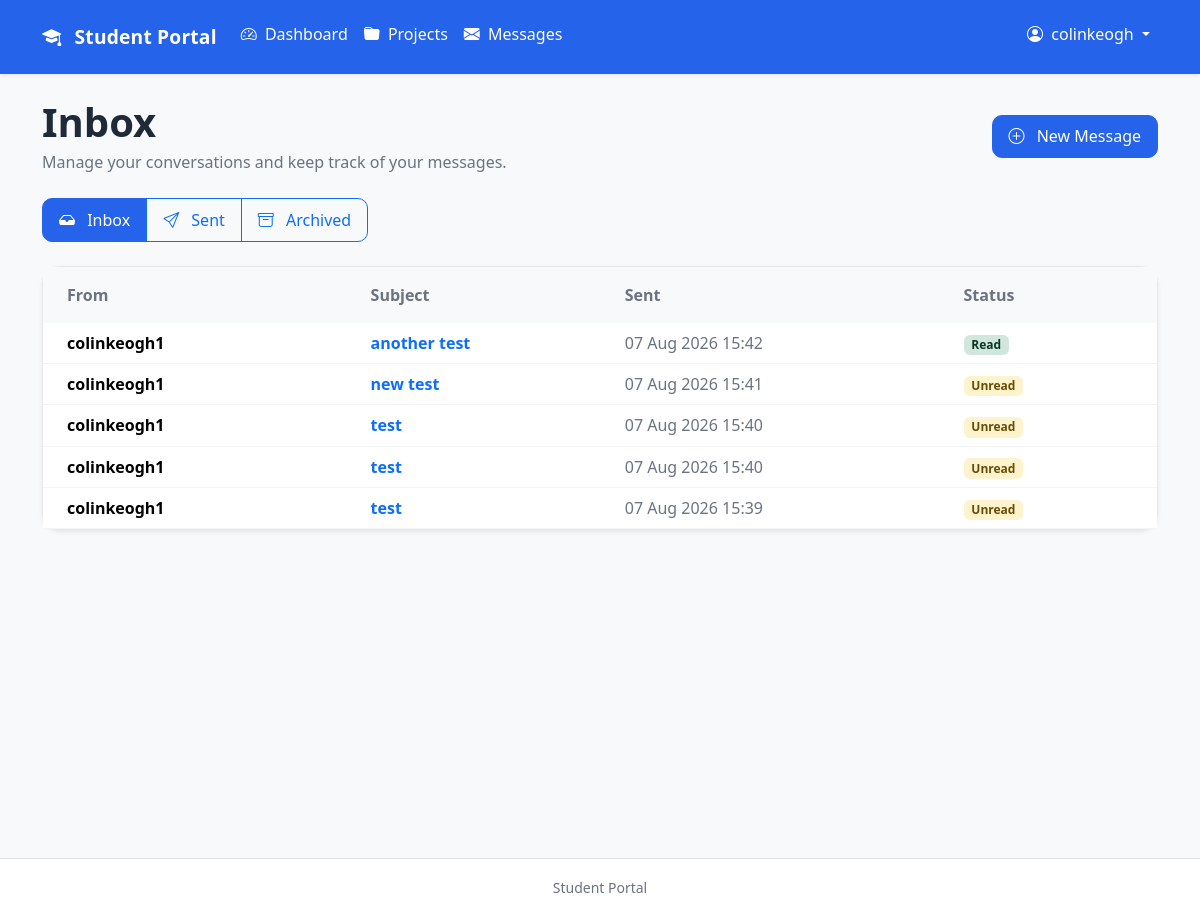
The app's page /messaging/ (signed in) with its own data.
### accounts/models.py (models this page shows)
class CustomUser(AbstractUser):
    pass

### messaging/models.py (models this page shows, shortened)
class Message(models.Model):
    sender = models.ForeignKey(
        settings.AUTH_USER_MODEL,
        on_delete=models.CASCADE,
        related_name="sent_messages",
    )
    recipient = models.ForeignKey(
        settings.AUTH_USER_MODEL,
        on_delete=models.CASCADE,
        related_name="received_messages",
    )
    subject = models.CharField(
        max_length=200,
    )
    body = models.TextField()
    sent_at = models.DateTimeField(
        auto_now_add=True,
    )
    is_read = models.BooleanField(
        default=False,
    )
    is_archived = models.BooleanField(
        default=False,
    )
    class Meta:
        ordering = ["-sent_at"]

### messaging/views.py (the view)
@login_required
def inbox(request):
    inbox_messages = Message.objects.filter(
        recipient=request.user,
        is_archived=False,
    )
    return render(
        request,
        "messaging/inbox.html",
        {
            "inbox_messages": inbox_messages,
        },
    )

### messaging/templates/messaging/inbox.html (shortened to what this page needs)
{% extends "base.html" %}
{% block content %}
<div class="container-fluid px-0">
    <div class="d-flex flex-column flex-md-row justify-content-between align-items-md-center gap-3 mb-4">
        <div>
            <h1 class="mb-1 fw-semibold">
                Inbox
            </h1>
            <p class="text-muted mb-0">
                Manage your conversations and keep track of your messages.
            </p>
        </div>
        <a
            href="{% url 'messaging:new' %}"
            class="btn btn-primary">
            <i class="bi bi-plus-circle me-2"></i>
            New Message
        </a>
    </div>
    <div class="mb-4">
        <div class="btn-group" role="group">
            <a
                href="{% url 'messaging:inbox' %}"
                class="btn btn-primary">
                <i class="bi bi-inbox-fill me-2"></i>
                Inbox
            </a>
            <a
                href="{% url 'messaging:sent' %}"
                class="btn btn-outline-primary">
                <i class="bi bi-send me-2"></i>
                Sent
            </a>
            <a
                href="{% url 'messaging:archived' %}"
                class="btn btn-outline-primary">
                <i class="bi bi-archive me-2"></i>
                Archived
            </a>
        </div>
    </div>
    {% if inbox_messages %}
        <div class="card shadow-sm">
            <div class="table-responsive">
                <table class="table table-hover align-middle mb-0">
                    <thead class="table-light">
                        <tr>
                            <th class="px-4 py-3">
                                From
                            </th>
                            <th class="py-3">
                                Subject
                            </th>
                            <th class="py-3">
                                Sent
                            </th>
                            <th class="py-3 pe-4">
                                Status
                            </th>
                        </tr>
                    </thead>
                    <tbody>
                        {% for message in inbox_messages %}
                            <tr>
                                <td class="px-4">
                                    <span class="fw-semibold">
                                        {{ message.sender.username }}
                                    </span>
                                </td>
                                <td>
                                    <a
                                        href="{% url 'messaging:detail' message.pk %}"
                                        class="text-decoration-none fw-semibold">
                                        {{ message.subject }}
                                    </a>
                                </td>
                                <td class="text-muted">
                                    {{ message.sent_at|date:"d M Y H:i" }}
                                </td>
                                <td class="pe-4">
                                    {% if message.is_read %}
                                        <span class="badge bg-success-subtle text-success-emphasis">
                                            Read
                                        </span>
                                    {% else %}
                                        <span class="badge bg-warning-subtle text-warning-emphasis">
                                            Unread
                                        </span>
                                    {% endif %}
                                </td>
                            </tr>
                        {% endfor %}
                    </tbody>
                </table>
            </div>
        </div>
    {% endif %}
</div>
{% endblock %}

### templates/base.html (shortened to what this page needs)
{% load static %}
<!DOCTYPE html>
<html lang="en">
<head>
    <link
        href="https://cdn.jsdelivr.net/npm/bootstrap@5.3.3/dist/css/bootstrap.min.css"
        rel="stylesheet">
    <link
        href="https://cdn.jsdelivr.net/npm/bootstrap-icons@1.11.3/font/bootstrap-icons.css"
        rel="stylesheet">
    <link
        rel="stylesheet"
        href="{% static 'css/style.css' %}">
</head>
<body class="bg-light">
    <nav class="navbar navbar-expand-lg bg-primary shadow-sm">
        <div class="container">
            <a
                class="navbar-brand fw-semibold text-white"
                href="{% url 'dashboard:home' %}">
                <i class="bi bi-mortarboard-fill me-2 text-white"></i>
                Student Portal
            </a>
            <div
                class="collapse navbar-collapse"
                id="navbarNav">
                {% if user.is_authenticated %}
                    <ul class="navbar-nav me-auto">
                        <li class="nav-item">
                            <a
                                class="nav-link text-white"
                                href="{% url 'dashboard:home' %}">
                                <i class="bi bi-speedometer2 me-1 text-white"></i>
                                Dashboard
                            </a>
                        </li>
                        <li class="nav-item">
                            <a
                                class="nav-link text-white"
                                href="{% url 'projects:list' %}">
                                <i class="bi bi-folder-fill me-1 text-white"></i>
                                Projects
                            </a>
                        </li>
                        <li class="nav-item">
                            <a
                                class="nav-link text-white"
                                href="{% url 'messaging:inbox' %}">
                                <i class="bi bi-envelope-fill me-1 text-white"></i>
                                Messages
                            </a>
                        </li>
                    </ul>
                    <ul class="navbar-nav ms-auto">
                        <li class="nav-item dropdown">
                            <a
                                class="nav-link dropdown-toggle text-white"
                                href="#"
                                id="accountDropdown"
                                role="button"
                                data-bs-toggle="dropdown"
                                aria-expanded="false">
                                <i class="bi bi-person-circle me-1 text-white"></i>
                                {{ user.username }}
                            </a>
                        </li>
                    </ul>
                {% endif %}
            </div>
        </div>
    </nav>
    <main class="container py-4">
        {% block content %}
        {% endblock %}
    </main>
    <footer class="border-top bg-white py-3 mt-5">
        <div class="container text-center">
            <small class="text-muted">
                Student Portal
            </small>
        </div>
    </footer>
</body>
</html>

### static/css/style.css (style rules this page uses)
:root { --primary: #2563eb; --primary-light: #dbeafe; --background: #f8fafc; --card: #ffffff; --border: #e5e7eb; --text: #1f2937; --text-muted: #6b7280; }
html, body { height: 100%; }
body { background: var(--background); color: var(--text); font-family: "Segoe UI", Tahoma, Geneva, Verdana, sans-serif; margin: 0; }
.navbar { min-height: 64px; background: var(--primary) !important; box-shadow: 0 2px 12px rgba(0,0,0,.08); }
.navbar-brand { font-size: 1.2rem; font-weight: 600; letter-spacing: .2px; }
.nav-link { color: var(--text-muted); border-radius: 12px; padding: .85rem 1rem; margin-bottom: .45rem; transition: all .25s ease; font-weight: 500; }
.nav-link i { margin-right: .7rem; }
main { min-height: calc(100vh - 64px); }
.text-muted { color: var(--text-muted) !important; }
.card { background: white; border: 1px solid var(--border); border-radius: 18px; box-shadow: 0 4px 12px rgba(0,0,0,.05); transition: transform .25s, box-shadow .25s, border-color .25s; }
.table { margin-bottom: 0; background: white; }
.table thead { background: #f9fafb; }
.table th { border: none; color: var(--text-muted); font-weight: 600; }
.table td { border-color: #f3f4f6; vertical-align: middle; }
.btn { border-radius: 10px; padding: .55rem 1rem; font-weight: 500; }
.btn-primary { background: var(--primary); border-color: var(--primary); }

### records on screen
CustomUser: username "colinkeogh"
Message: sender.username "colinkeogh1", subject "another test", sent_at "07 Aug 2026 15:42", is_read "Read"
Message: sender.username "colinkeogh1", subject "new test", sent_at "07 Aug 2026 15:41", is_read "Unread"
Message: sender.username "colinkeogh1", subject "test", sent_at "07 Aug 2026 15:40", is_read "Unread"
Message: sender.username "colinkeogh1", subject "test", sent_at "07 Aug 2026 15:40", is_read "Unread"
Message: sender.username "colinkeogh1", subject "test", sent_at "07 Aug 2026 15:39", is_read "Unread"
